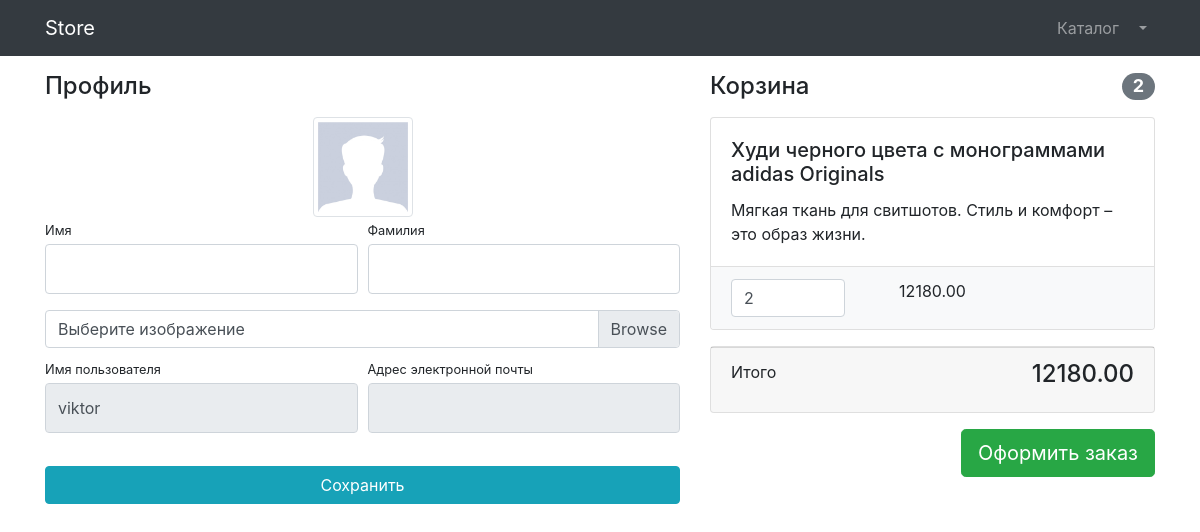
/users/profile/1/ (signed in), run on an earlier commit of the app's database.
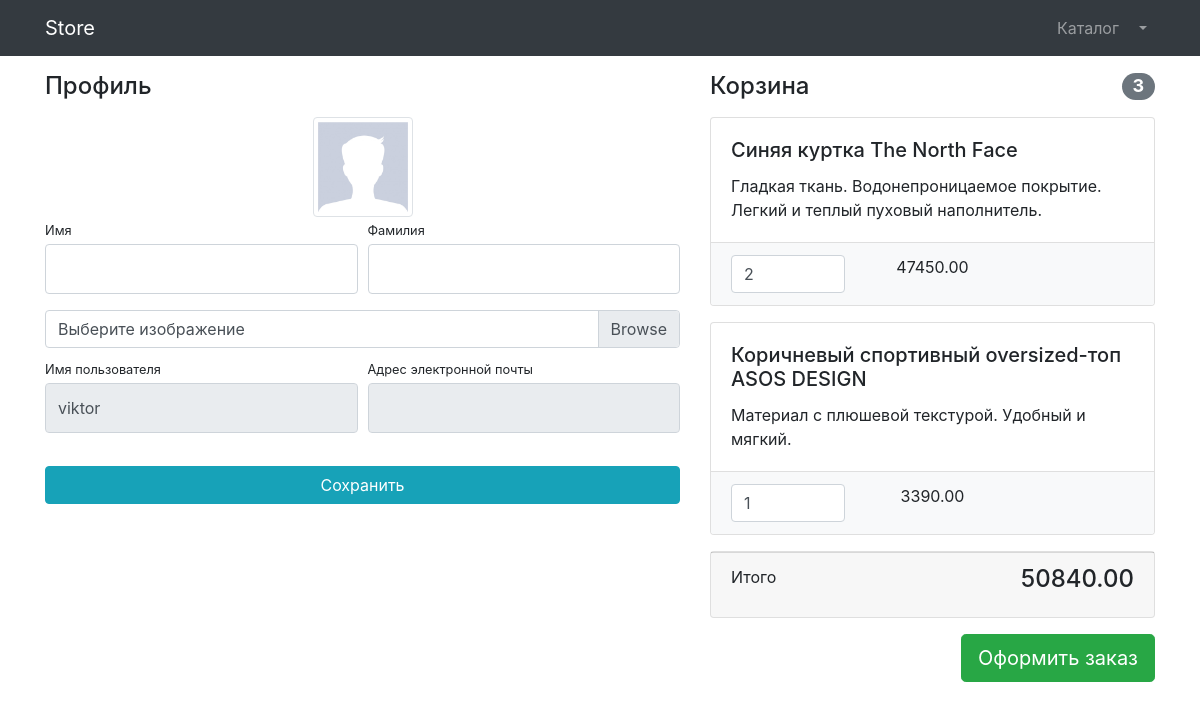
And on a later commit of the database.
### products/models.py (models this page shows, shortened)
class Basket(models.Model):
    user = models.ForeignKey(to=User, on_delete=models.CASCADE)
    product = models.ForeignKey(to=Product, on_delete=models.CASCADE)
    quantity = models.PositiveSmallIntegerField(default=0)
    created_timestamp = models.DateTimeField(auto_now_add=True)
    objects = BasketQuerySet.as_manager()
    def sum(self):
        return self.product.price * self.quantity

class Product(models.Model):
    name = models.CharField(max_length=128)
    description = models.TextField(null=True, blank=True)
    price = models.DecimalField(max_digits=10, decimal_places=2)
    quantity = models.PositiveIntegerField(default=0)
    image = models.ImageField(upload_to='products_images')
    category = models.ForeignKey(to=ProductCategory, on_delete=models.CASCADE)
    class Meta:
        verbose_name = 'product'
        verbose_name_plural = 'products'

### users/views.py (the view, shortened to what this page needs)
# urls.py: path('profile/<int:pk>/', login_required(UserProfileView.as_view()), name='profile'),
class UserProfileView(TitleMixin, UpdateView):
    model = User
    form_class = UserProfileForm
    template_name = 'users/profile.html'
    success_url = reverse_lazy('users:profile')
    title = 'Store - Личный кабинет'
    def get_context_data(self, **kwargs):
        context = super(UserProfileView, self).get_context_data()
        context['baskets'] = Basket.objects.filter(user=self.object)
        return context

### users/forms.py
class UserProfileForm(UserChangeForm):
    first_name = forms.CharField(widget=forms.TextInput(attrs={'class': 'form-control py-4'}))
    last_name = forms.CharField(widget=forms.TextInput(attrs={'class': 'form-control py-4'}))
    image = forms.ImageField(widget=forms.FileInput(attrs={'class': 'custom-file-input'}), required=False)
    username = forms.CharField(widget=forms.TextInput(attrs={'class': 'form-control py-4', 'readonly': True}))
    email = forms.CharField(widget=forms.TextInput(attrs={'class': 'form-control py-4', 'readonly': True}))
    class Meta:
        model = User
        fields = ('first_name', 'last_name', 'image', 'username', 'email')

### common/views.py (called while the page is built)
    def get_context_data(self, **kwargs):
        context = super(TitleMixin, self).get_context_data(**kwargs)
        context['title'] = self.title
        return context

### products/models.py (called while the page is built)
    def total_sum(self):
        return sum(basket.sum() for basket in self)

    def total_quantity(self):
        return sum(basket.quantity for basket in self)

### users/templates/users/profile.html (shortened to what this page needs)
{% extends 'products/base.html' %}
{% load static %}
{% block css %}
<link href='{% static "/vendor/css/profile.css" %}' rel="stylesheet">
{% endblock %}
{% block content%}
<div class="container">
    <div class="row">
        <div class="col-lg-7">
            <h4 class="mt-3 mb-3">Профиль</h4>
            <div class="col-lg-12 text-center">
                <img width="100" height="100"
                     src="{% if user.image %} {{ user.image.url }} {% else %} {% static 'vendor/img/users/default_avatar.jpg' %} {% endif %}"
                     class="img-thumbnail">
            </div>
            <form action="{% url 'users:profile' user.id %}" , method="post" , enctype="multipart/form-data">
                <div class="form-row">
                    <div class="col-lg-6">
                        <div class="form-group">
                            <label class="small mb-1" for="{{ form.first_name.id_for_label }}">Имя</label>
                            {{ form.first_name }}
                        </div>
                    </div>
                    <div class="col-lg-6">
                        <div class="form-group">
                            <label class="small mb-1" for="{{ form.last_name.id_for_label }}">Фамилия</label>
                            {{ form.last_name }}
                        </div>
                    </div>
                </div>
                <div class="form-row mb-2">
                    <div class="col-lg-12">
                        <div class="custom-file">
                            <label class="custom-file-label" for="{{ form.image.if_for_label }}">
                                Выберите изображение
                            </label>
                        </div>
                    </div>
                </div>
                <div class="form-row">
                    <div class="col-lg-6">
                        <label class="small mb-1" for="{{ form.username.id_for_label }}">
                            Имя пользователя
                        </label>
                        {{ form.username }}
                    </div>
                    <div class="col-lg-6">
                        <label class="small mb-1" for="{{ form.email.id_for_label }}">
                            Адрес электронной почты
                        </label>
                        {{ form.email }}
                    </div>
                </div>
                <div class="form-row">
                    <div class="col-lg-12" style="margin-top: 33px;">
                        <input class="btn btn-info btn-block" type="submit" value="Сохранить">
                    </div>
                </div>
            </form>
        </div>
        <div class="col-lg-5">
            {% include 'products/baskets.html' %}
        </div>
    </div>
</div>
{% endblock %}

### products/templates/products/baskets.html (shortened to what this page needs)
{% if baskets %}
    <h4 class="mt-3 mb-3 d-flex justify-content-between align-items-center mb-3">
        Корзина <span class="badge badge-secondary badge-pill">{{ baskets.total_quantity }}</span>
    </h4>
    {% for basket in baskets %}
        <div class="card mb-3">
    <div class="card-body">
        <h5 class="card-title">{{ basket.product.name }}</h5>
        <p class="card-text">{{ basket.product.description }}</p>
    </div>
        <ul class="list-group list-group-flush">
            <li class="list-group-item bg-light">
                <div class="row text-center">
                    <div class="col-lg-4">
                    <input name="basketID" type="number" class="form-control"
                           value="{{ basket.quantity }}" min="0">
                    </div>
                    <div class="col-lg-4">{{ basket.sum }}</div>
                    <div class="col-lg-4">
                    </div>
                </div>
            </li>
        </ul>
    </div>
    {% endfor %}
    <div class="card mb-3">
        <div class="card-footer">
            <p class="float-left">Итого</p>
            <h4 class="float-right">{{ baskets.total_sum }}</h4>
        </div>
    </div>
    <a class="btn btn-success btn-lg float-right" href="../orders/order-create.html">
    Оформить заказ
    </a>
{% else %}
    <h4 class="mt-3 mb-3 text-center">
        Корзина пуста
    </h4>
{% endif %}

What changed in the data, as far as the page shows it:
removed Basket: total_quantity "2", product.name "Худи черного цвета с монограммами adidas Originals", product.description "Мягкая ткань для свитшотов. Стиль и комфорт – это образ жизни.", basketID "2", sum "12180.00", total_sum "12180.00"
added Basket: total_quantity "3", product.name "Синяя куртка The North Face", product.description "Гладкая ткань. Водонепроницаемое покрытие. Легкий и теплый пуховый наполнитель.", basketID "2", sum "47450.00", total_sum "50840.00"
added Basket: product.name "Коричневый спортивный oversized-топ ASOS DESIGN", product.description "Материал с плюшевой текстурой. Удобный и мягкий.", basketID "1", sum "3390.00"
